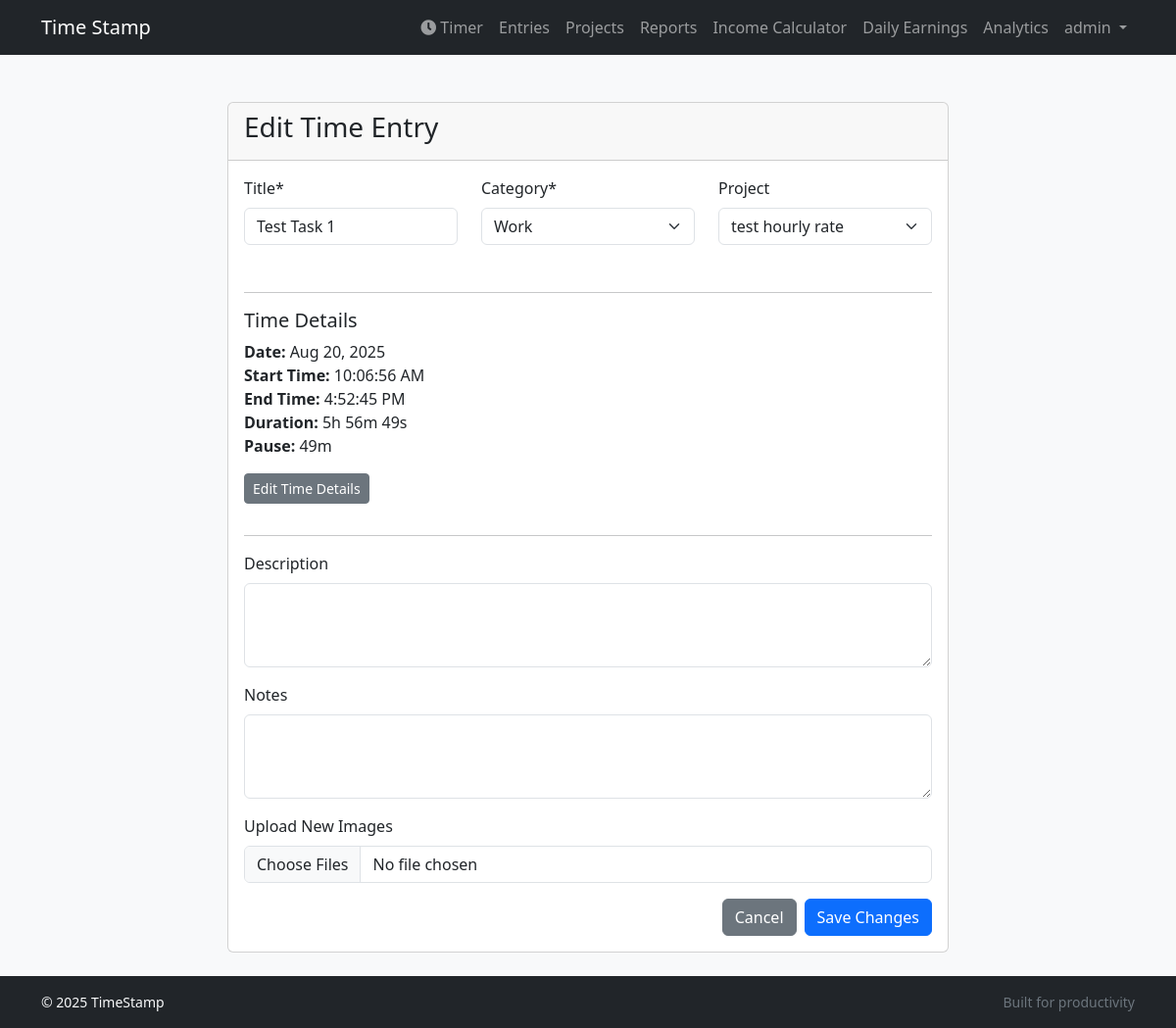
The page /entries/19/update/ (signed in) on the database its author committed.
### tracker/models.py (models this page shows, shortened)
class TimeEntry(models.Model):
    user = models.ForeignKey(settings.AUTH_USER_MODEL, on_delete=models.CASCADE)
    project = models.ForeignKey(Project, on_delete=models.CASCADE, null=True, blank=True, related_name='time_entries')
    title = models.CharField(max_length=200)
    description = models.TextField(blank=True)
    notes = models.TextField(blank=True)
    start_time = models.DateTimeField()
    end_time = models.DateTimeField(null=True, blank=True)
    is_archived = models.BooleanField(default=False)
    category = models.CharField(max_length=10, choices=CATEGORY_CHOICES, default='work')
    is_paused = models.BooleanField(default=False)
    last_pause_time = models.DateTimeField(null=True, blank=True)
    paused_duration = models.DurationField(default=timedelta(0))
    is_manual = models.BooleanField(default=False)  # Add this field
    was_edited = models.BooleanField(default=False) # Add this line
    class Meta:
        ordering = ['-start_time']
    @property
    def duration(self):
        if self.end_time:
            paused_time = self.paused_duration or timedelta(0)
            return self.end_time - self.start_time - paused_time
        return None

### tracker/views.py (the view, shortened to what this page needs)
# urls.py: path('entries/<int:pk>/update/', views.TimeEntryUpdateView.as_view(), name='entry_update'),
class TimeEntryUpdateView(LoginRequiredMixin, UpdateView):
    model = TimeEntry
    form_class = TimeEntryUpdateForm
    template_name = 'tracker/timeentry_update_form.html' # Use the new update template
    success_url = reverse_lazy('tracker:entry_list')
    def get_object(self, queryset=None):
        return super().get_object(queryset)
    def get_form_kwargs(self):
        kwargs = super().get_form_kwargs()
        kwargs['user'] = self.request.user
        return kwargs
    def get_queryset(self):
        return super().get_queryset().filter(user=self.request.user)

### tracker/models.py (called while the page is built)
    def __str__(self):
        return self.name

### tracker/templatetags/tracker_tags.py (called while the page is built)
@register.filter
def human_duration(duration):
    if not isinstance(duration, timedelta):
        return ""
    total_seconds = int(duration.total_seconds())
    if total_seconds < 0:
        return "0s"
    hours, remainder = divmod(total_seconds, 3600)
    minutes, seconds = divmod(remainder, 60)
    parts = []
    if hours > 0:
        parts.append(f"{hours}h")
    if minutes > 0:
        parts.append(f"{minutes}m")
    if seconds > 0 or not parts: # Always show seconds if it's the only unit
        parts.append(f"{seconds}s")
    return " ".join(parts)

### templates/tracker/timeentry_update_form.html (shortened to what this page needs)
{% extends "base.html" %}
{% load crispy_forms_tags %}
{% load static %}
{% load tracker_tags %}
{% block content %}
<div class="row justify-content-center">
    <div class="col-md-8">
        <div class="card">
            <div class="card-header">
                <h3>Edit Time Entry</h3>
            </div>
            <div class="card-body">
                <form method="post" enctype="multipart/form-data">
                    <div class="row">
                        <div class="col-md-4 mb-3">{{ form.title|as_crispy_field }}</div>
                        <div class="col-md-4 mb-3">{{ form.category|as_crispy_field }}</div>
                        <div class="col-md-4 mb-3">{{ form.project|as_crispy_field }}</div>
                    </div>
                    <hr>
                    <div id="time-details-display">
                        <h5>Time Details</h5>
                        <p>
                            <strong>Date:</strong> {{ object.start_time|date:"M j, Y" }}<br>
                            <strong>Start Time:</strong> {{ object.start_time|date:"g:i:s A" }}<br>
                            <strong>End Time:</strong> {{ object.end_time|date:"g:i:s A" }}<br>
                            <strong>Duration:</strong> {{ object.duration|human_duration }}<br>
                            <strong>Pause:</strong> {{ object.paused_duration|human_duration }}
                        </p>
                        <button type="button" id="edit-time-btn" class="btn btn-secondary btn-sm mb-3">Edit Time Details</button>
                    </div>
                    <hr>
                    <div class="mb-3">{{ form.description|as_crispy_field }}</div>
                    <div class="mb-3">{{ form.notes|as_crispy_field }}</div>
                    <div class="mb-3">
                        <label for="id_images" class="form-label">Upload New Images</label>
                        <input type="file" name="images" class="form-control" multiple id="id_images">
                    </div>
                    <div class="d-flex justify-content-end">
                        <a href="{% url 'tracker:entry_list' %}" class="btn btn-secondary me-2">Cancel</a>
                        <button type="submit" class="btn btn-primary">Save Changes</button>
                    </div>
                </form>
            </div>
        </div>
    </div>
</div>
{% endblock %}

### templates/base.html (shortened to what this page needs)
{% load static %}
<!DOCTYPE html>
<html lang="en" class="h-100">
<head>
    <link href="https://cdn.jsdelivr.net/npm/bootstrap@5.3.2/dist/css/bootstrap.min.css" rel="stylesheet"
>
    <link rel="stylesheet" href="https://cdnjs.cloudflare.com/ajax/libs/font-awesome/5.15.4/css/all.min.css">
    <link rel="stylesheet" href="{% static 'css/style.css' %}">
    <link rel="stylesheet" href="{% static 'css/base.css' %}">
</head>
<body class="d-flex flex-column h-100">
<nav class="navbar navbar-expand-lg navbar-dark bg-dark mb-4">
    <div class="container">
        <a class="navbar-brand me-auto" href="{% url 'tracker:home' %}">Time Stamp</a>
        <div class="collapse navbar-collapse" id="navbarNav">
            <ul class="navbar-nav ms-auto">
                {% if user.is_authenticated %}
                    <li class="nav-item d-none d-lg-block">
                        <a class="nav-link" href="{% url 'tracker:home' %}"><i class="fas fa-clock me-1"></i>Timer</a>
                    </li>
                    <li class="nav-item">
                        <a class="nav-link" href="{% url 'tracker:entry_list' %}">Entries</a>
                    </li>
                    <li class="nav-item">
                        <a class="nav-link" href="{% url 'tracker:project_list' %}">Projects</a>
                    </li>
                    <li class="nav-item">
                        <a class="nav-link" href="{% url 'tracker:reports' %}">Reports</a>
                    </li>
                    <li class="nav-item">
                        <a class="nav-link" href="{% url 'tracker:income_calculator' %}">Income Calculator</a>
                    </li>
                    <li class="nav-item">
                        <a class="nav-link" href="{% url 'tracker:daily_earnings_tracker' %}">Daily Earnings</a>
                    </li>
                    <li class="nav-item">
                        <a class="nav-link" href="{% url 'tracker:analytics' %}">Analytics</a>
                    </li>
                    <li class="nav-item dropdown">
                        <a class="nav-link dropdown-toggle" href="#" id="navbarDropdown" role="button" data-bs-toggle="dropdown" aria-expanded="false">
                            {{ user.username }}
                        </a>
                    </li>
                {% endif %}
            </ul>
        </div>
    </div>
</nav>
<main class="container py-4 flex-grow-1">
    {% block content %}{% endblock %}
</main>
<footer class="bg-dark text-light py-3 mt-auto">
  <div class="container small d-flex flex-column flex-md-row justify-content-between">
      <div>&copy; {% now "Y" %} TimeStamp</div>
      <div>
          <span class="text-secondary">Built for productivity</span>
      </div>
  </div>
</footer>
</body>
</html>

### static/css/style.css (style rules this page uses)
body { background-color: #f8f9fa; }

### rows shown on the page
TimeEntry: title "Test Task 1", category "Work", project "test hourly rate", start_time "Aug 20, 2025", start_time "10:06:56 AM", end_time "4:52:45 PM", duration|human_duration "5h 56m 49s", paused_duration|human_duration "49m"

### other values the page prints
{{ user.username }} "admin"
